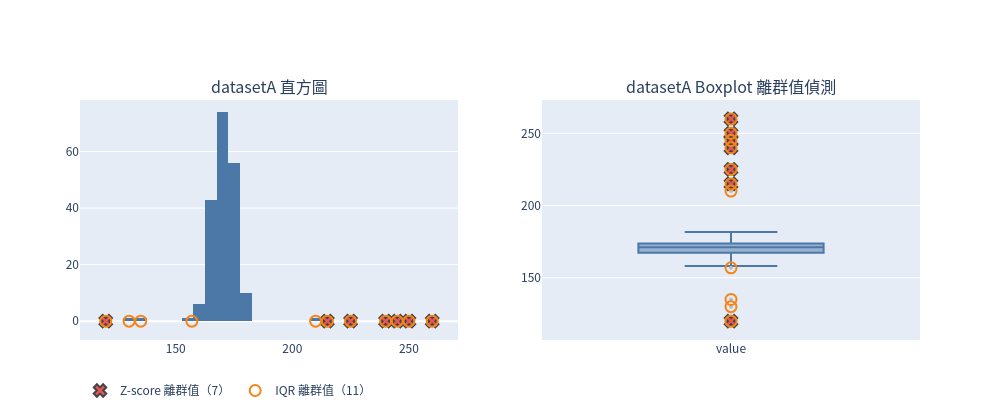

Here is the notebook cell this chart was saved with:
### Markdown cell above
## datasetA

### Code cell
analyze("A")

### Figure 1 — Plotly figure (JSON) as saved in the notebook; plotly's stock layout.template omitted (floating-point values rounded to 4 significant figures; data arrays with more than 128 entries replaced by an {"elided": "..."} marker saying what was removed)
{"data": [{"marker": {"color": "#4C78A8"}, "name": "資料", "nbinsx": 30, "showlegend": false, "type": "histogram", "x": {"elided": "200 float values"}, "xaxis": "x", "yaxis": "y"}, {"boxpoints": "outliers", "line": {"color": "#4C78A8"}, "marker": {"color": "#BBBBBB", "size": 4}, "name": "value", "showlegend": false, "type": "box", "xaxis": "x2", "y": {"elided": "200 float values"}, "yaxis": "y2"}, {"legendgroup": "Z-score 離群值（7）", "marker": {"color": "#E45756", "line": {"width": 2}, "size": 11, "symbol": "x"}, "mode": "markers", "name": "Z-score 離群值（7）", "type": "scatter", "x": [215.0, 225.0, 120.0, 240.0, 245.0, 250.0, 260.0], "xaxis": "x", "y": [0, 0, 0, 0, 0, 0, 0], "yaxis": "y"}, {"legendgroup": "Z-score 離群值（7）", "marker": {"color": "#E45756", "line": {"width": 2}, "size": 11, "symbol": "x"}, "mode": "markers", "name": "Z-score 離群值（7）", "showlegend": false, "type": "scatter", "x": ["value", "value", "value", "value", "value", "value", "value"], "xaxis": "x2", "y": [215.0, 225.0, 120.0, 240.0, 245.0, 250.0, 260.0], "yaxis": "y2"}, {"legendgroup": "IQR 離群值（11）", "marker": {"color": "#F58518", "line": {"width": 2}, "size": 11, "symbol": "circle-open"}, "mode": "markers", "name": "IQR 離群值（11）", "type": "scatter", "x": [156.9, 130.0, 135.0, 210.0, 215.0, 225.0, 120.0, 240.0, 245.0, 250.0, 260.0], "xaxis": "x", "y": [0, 0, 0, 0, 0, 0, 0, 0, 0, 0, 0], "yaxis": "y"}, {"legendgroup": "IQR 離群值（11）", "marker": {"color": "#F58518", "line": {"width": 2}, "size": 11, "symbol": "circle-open"}, "mode": "markers", "name": "IQR 離群值（11）", "showlegend": false, "type": "scatter", "x": ["value", "value", "value", "value", "value", "value", "value", "value", "value", "value", "value"], "xaxis": "x2", "y": [156.9, 130.0, 135.0, 210.0, 215.0, 225.0, 120.0, 240.0, 245.0, 250.0, 260.0], "yaxis": "y2"}], "layout": {"annotations": [{"font": {"size": 16}, "showarrow": false, "text": "datasetA 直方圖", "x": 0.225, "xanchor": "center", "xref": "paper", "y": 1.0, "yanchor": "bottom", "yref": "paper"}, {"font": {"size": 16}, "showarrow": false, "text": "datasetA Boxplot 離群值偵測", "x": 0.775, "xanchor": "center", "xref": "paper", "y": 1.0, "yanchor": "bottom", "yref": "paper"}], "font": {"family": "Noto Sans CJK TC, Noto Sans CJK JP, sans-serif"}, "height": 420, "legend": {"orientation": "h", "y": -0.15}, "width": 1000, "xaxis": {"anchor": "y", "domain": [0.0, 0.45]}, "xaxis2": {"anchor": "y2", "domain": [0.55, 1.0]}, "yaxis": {"anchor": "x", "domain": [0.0, 1.0]}, "yaxis2": {"anchor": "x2", "domain": [0.0, 1.0]}}}
